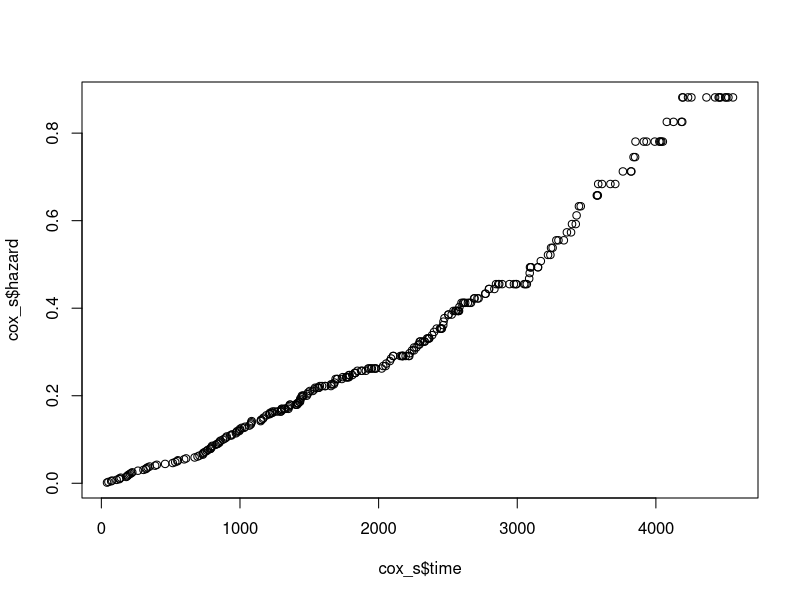
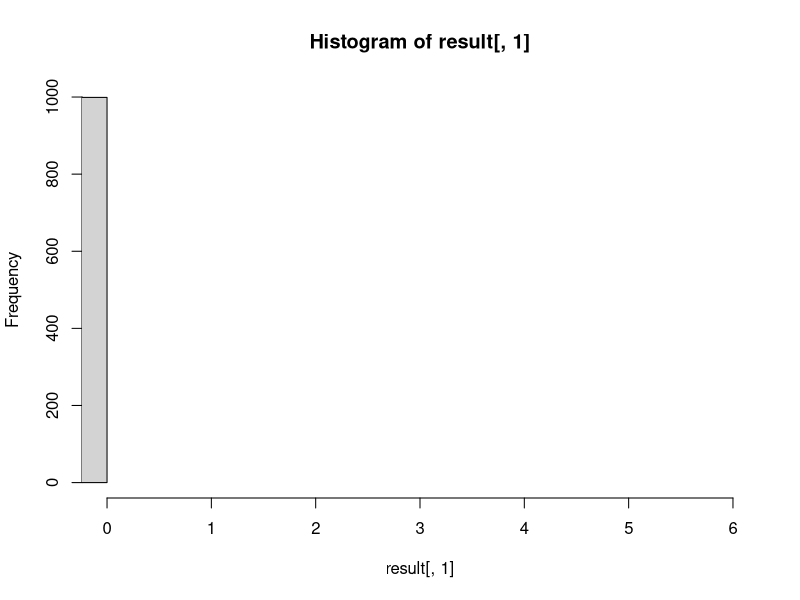
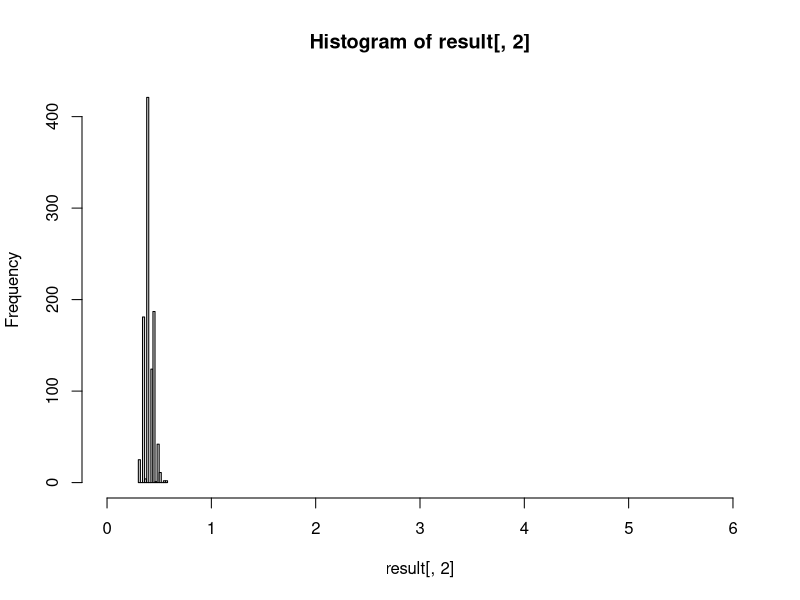

Recreate these plots in R, in order.
## ---- chunk 1
knitr::opts_chunk$set(echo = TRUE)
## ---- chunk 2
library(survival)
library(tidyverse)
data(pbc, package = "survival")
df <- pbc %>% 
  select(c("time","status","trt","age","sex","ascites","hepato","spiders")) %>% 
  drop_na(any_of("trt")) %>% 
  mutate(
    status = if_else(status == 0,0,1),
    trt = if_else(trt == 1,1,0),
    sex = if_else(sex == "f",1,0)
  )

# Exponential
fit.exponential <- survreg(Surv(time = time, event = status) ~ trt + sex + ascites+ hepato + spiders, dist = "exponential",data = df)
summary(fit.exponential)
#fit.exponential$coefficients[-1]

# Weibull
fit.weibull <- survreg(Surv(time = time, event = status) ~ trt + sex + ascites+ hepato + spiders, dist = "weibull",data = df)
summary(fit.weibull)

#fit.weibull$coefficients[-1] / fit.weibull$scale

# Cox
fit.cox <- coxph(Surv(time = time, event = status) ~ trt + sex + ascites+ hepato + spiders,data = df)
summary(fit.cox)

cox_s = basehaz(fit.cox)

plot(x = cox_s$time,y = cox_s$hazard)
## ---- chunk 3
# N = sample size    
# lambda = scale parameter in h0()
# rho = shape parameter in h0()
# beta = fixed effect parameter
# rateC = rate parameter of the exponential distribution of C

simulWeib <- function(N, lambda, rho, beta, rateC)
{
  # covariate --> N Bernoulli trials
  x <- sample(x=c(0, 1), size=N, replace=TRUE, prob=c(0.5, 0.5))

  # Weibull latent event times
  v <- runif(n=N)
  Tlat <- (- log(v) / (lambda * exp(x * beta)))^(1 / rho)

  # censoring times
  C <- rexp(n=N, rate=rateC)

  # follow-up times and event indicators
  time <- pmin(Tlat, C)
  status <- as.numeric(Tlat <= C)

  # data set
  data.frame(id=1:N,
             time=time,
             status=status,
             x=x)
}


# simulation
set.seed(2022)
betaHat <- rep(NA, 1e3)
for(k in 1:1e3)
{
  dat <- simulWeib(N=100, lambda=0.01, rho=1, beta=-0.6, rateC=0.001)
  fit <- coxph(Surv(time, status) ~ x, data=dat)
  betaHat[k] <- fit$coef
}

mean(betaHat)
sd(betaHat)
var(betaHat)
## ---- chunk 4

x <- (1:30)/2 - 3 # create the covariates, 30 of them
myrates <- exp(3*x+1) # the risk exp(beta*x), parameters for exp r.v.
y <- rexp(30, rate = myrates) # generates the r.v.
survreg(Surv(y,rep(1,30))~x,dist="weibull")$coef[2]
#slope estimate by weibull regression
#we do not have any censoring in the data
coxph(Surv(y,rep(1,30))~x)$coef # estimate from Cox regression

Simu2reg <- function(x , inputrates){
y <- rexp(length(inputrates), rate=inputrates)
temp1 <- survreg(Surv(y, rep(1, length(y)))~x,dist="weibull")
temp2 <- coxph(Surv(y, rep(1, length(y)))~x)
return(c(temp1$coef[2], temp2$coef))
}

result <- matrix(NA, nrow=5000, ncol=2) #create a matrix to hold outcome
for(i in 1:1e3){
  result[i,]<-Simu2reg(x,myrates) #run the simulation 1000 times
} 

mean(result[,1],na.rm = T)
mean(result[,2],na.rm = T)
sd(result[,1],na.rm = T)
sd(result[,2],na.rm = T)
hist(result[,1], xlim=c(0,6))
hist(result[,2], xlim=c(0,6))

## ---- chunk 5
n_optimize <- function(tol = 0.05, var, p = 0.05){
  chebyshev_n = ceiling(var/(tol*tol*p))
  clt_n = ceiling((sqrt(var)*qnorm(1-0.5*p)/tol)^2)
  return(c(chebyshev_n,clt_n))
}
n_optimize(var = 0.0660)
